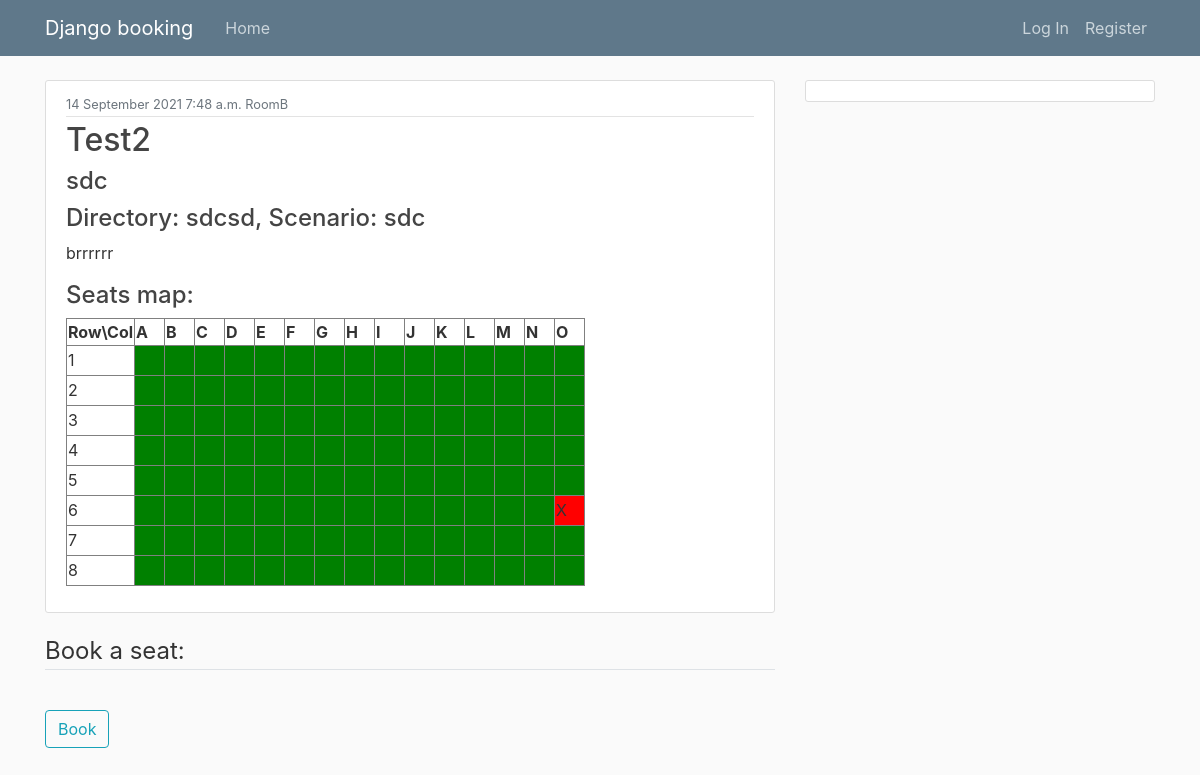
The app's page /booking/movie/10 with its own data.
### Booking/models.py (models this page shows, shortened)
class Movie(models.Model):
    title = models.CharField(max_length=100)
    description = models.TextField()
    date = models.DateField()
    time = models.TimeField()
    director = models.CharField(max_length=100)
    scriptwriter = models.CharField(max_length=100)
    studio = models.CharField(max_length=100)
    room_id = models.ForeignKey(Room, on_delete=models.CASCADE)

class Room(models.Model):
    name = models.CharField(max_length=100)
    number_of_seats = models.IntegerField()
    number_of_rows = models.IntegerField()
    number_of_columns = models.IntegerField()
    def __str__(self):
        return self.name

### Booking/views.py (the view)
# urls.py: path('movie/<int:primary_key>', movie_detail_view, name='movie-detail'),
def movie_detail_view(request, primary_key):
    try:
        movie = Movie.objects.get(pk=primary_key)
    except Movie.DoesNotExist:
        raise Http404('Book does not exist')
    seat_map = print_seats(movie.title)
    context = {
        'movie': movie,
        'seat_map': seat_map
    }
    return render(request, 'Booking/movie-detail.html', context=context)

### Booking/booking_functions/availability.py (called while the page is built)
def get_free_seats(movie: models.Movie):
    bookings = models.Booking.objects.filter(movie_id=movie)
    movie_seats = models.Movie_seat.objects.filter(movie_id=movie)
    booked_seats = []
    free_seats = []
    for booking in bookings:
        booked_seats.append(booking.seat_id)
    for movie_seat in movie_seats:
        if movie_seat.seat_id not in booked_seats:
            free_seats.append(movie_seat.seat_id)
    return free_seats

### templates/Booking/movie-detail.html (shortened to what this page needs)
{% extends "ADB/base.html" %}
{% load crispy_forms_tags %}
{% block content %}
  <article class="media content-section">
    <div class="media-body">
      <div class="article-metadata">
        <small class="text-muted">{{ movie.date|date:"d F Y" }}  {{ movie.time }} {{movie.room_id}}</small>
      </div>
      <h2 class="article-title">{{ movie.title }}</h2>
      <h4 class="article-title">{{ movie.studio }}</h4>
      <h4 class="article-title">Directory: {{ movie.director }}, Scenario: {{ movie.scriptwriter }}</h4>
      <p class="article-content">{{ movie.description }}</p>
      <p class="article-content">{{ seat_map |safe}}</p>
    </div>
  </article>
    <form method="POST">
        <fieldset class="form-group">
            <legend class="border-bottom mb-4">Book a seat:</legend>
        </fieldset>
        <div class="form-group">
            <button class="btn btn-outline-info" type="submit">Book</button>
        </div>
    </form>
{% endblock content %}

### static/Booking/main.css (style rules this page uses)
body { background: #fafafa; color: #333333; margin-top: 5rem; }
h1, h2, h3, h4, h5, h6 { color: #444444; }
.content-section { background: #ffffff; padding: 10px 20px; border: 1px solid #dddddd; border-radius: 3px; margin-bottom: 20px; }
.article-title { color: #444444; }
.article-content { white-space: pre-line; }
.article-metadata { padding-bottom: 1px; margin-bottom: 4px; border-bottom: 1px solid #e3e3e3 }
table.fixed { table-layout:fixed; }
table.fixed td { overflow: hidden; }

### records on screen
Movie: date "14 September 2021", time "7:48 a.m.", room_id "RoomB", title "Test2", studio "sdc", director "sdcsd", scriptwriter "sdc", description "brrrrrr"

### other values on screen
{{ seat_map |safe }} "Seats map: Row\\Col A B C D E F G H I J K L M N O 1 2 3 4 5 6 X 7 8"
